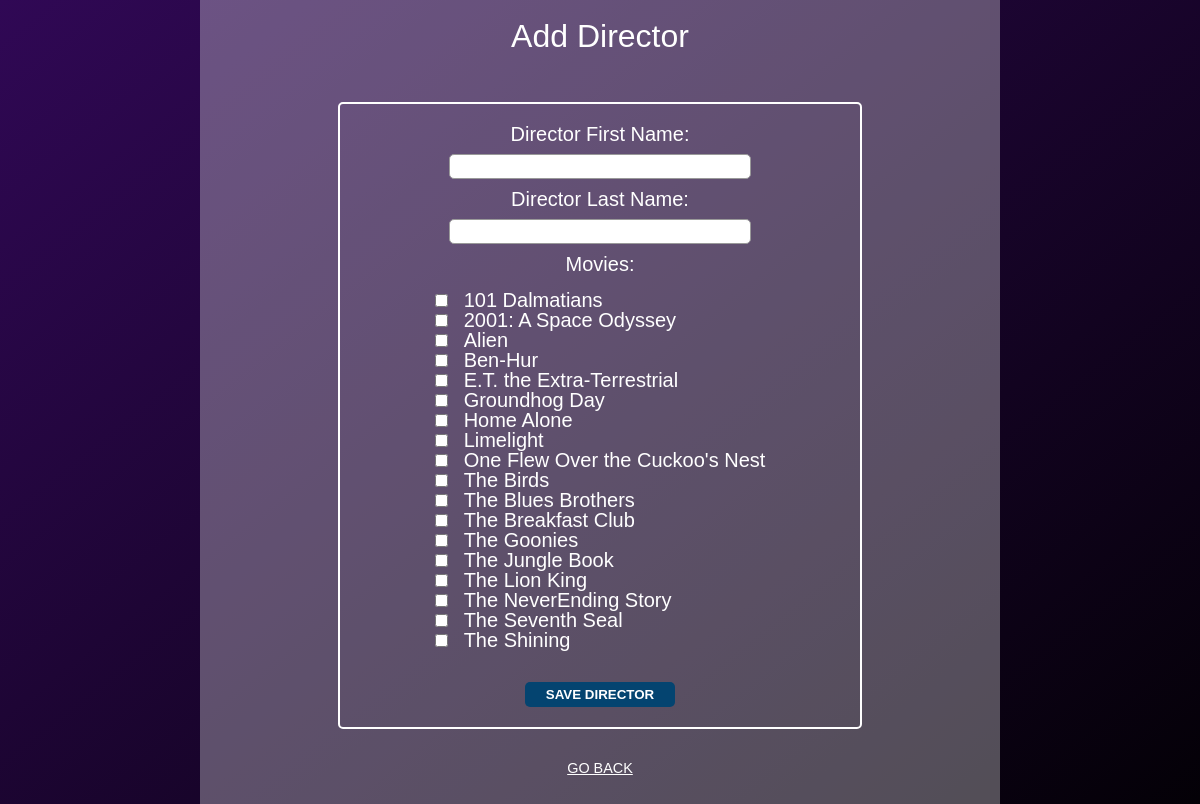
Page /admin/admin_add_director.php on the earlier database version.
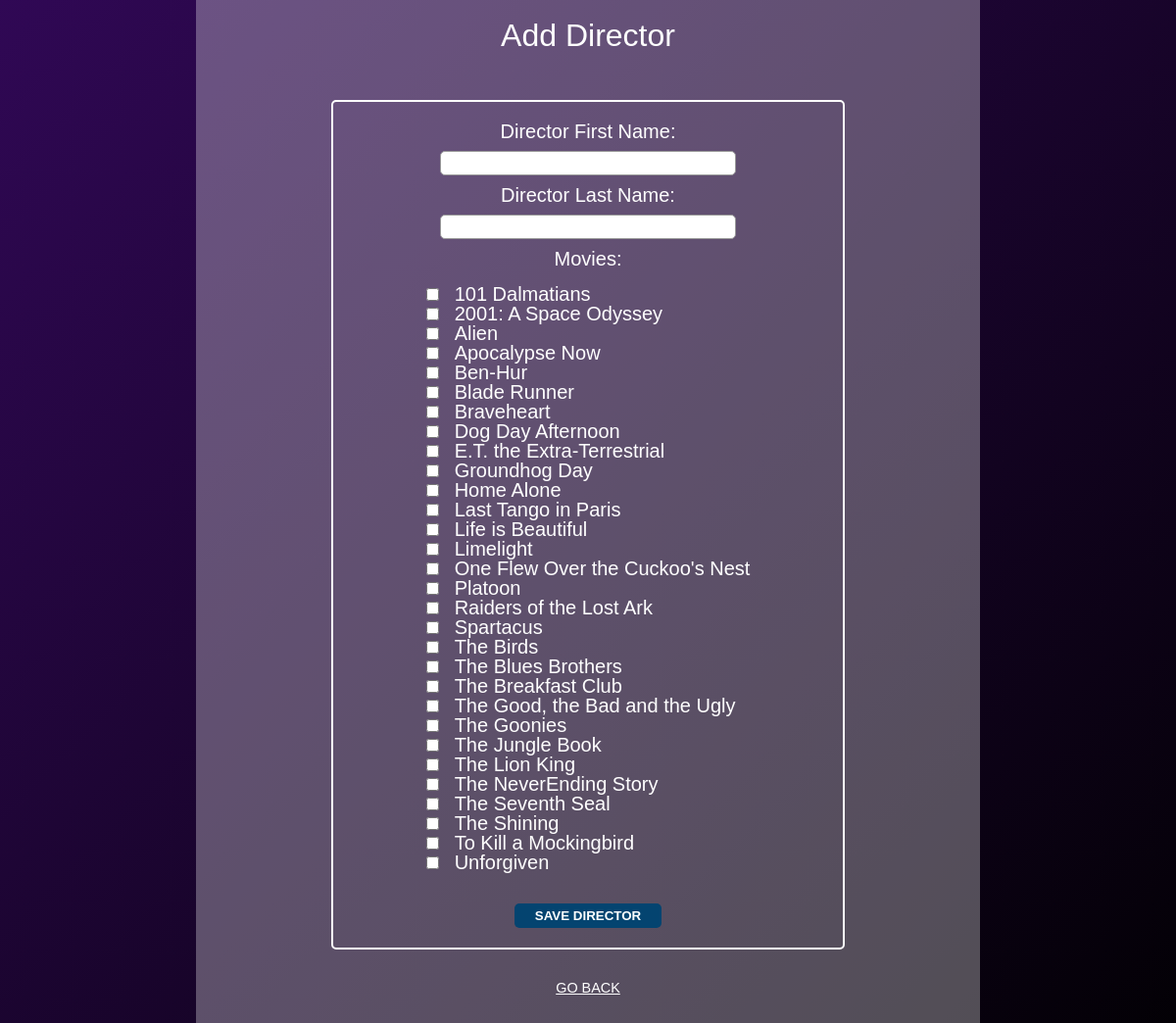
Same page on the later database version.
### tables this page shows
CREATE TABLE `movie` (
  `id` tinyint(3) unsigned NOT NULL AUTO_INCREMENT,
  `title` varchar(200) NOT NULL,
  `year` smallint(3) unsigned DEFAULT NULL,
  `runtime` smallint(3) unsigned DEFAULT NULL,
  `storyline` text DEFAULT NULL,
  `rating` tinyint(4) DEFAULT NULL,
  `review` varchar(10) DEFAULT NULL,
  `cover` varchar(200) DEFAULT 'default.jpg',
  `trailer` varchar(200) DEFAULT NULL,
  `kids` tinyint(4) NOT NULL DEFAULT 0,
  PRIMARY KEY (`id`)
);

### admin/phpscripts/read.php (called while the page is built, shortened)
<?php
	function getAll($tbl, $order) {
		include('connect.php');
		$queryAll = "SELECT * FROM {$tbl} ORDER BY {$order}";
		$runAll = mysqli_query($link, $queryAll);
		if($runAll){
			return $runAll;
		}else{
			$error = "There was a problem accessing this information.";
			return $error;
		}
	}
?>

### admin/admin_add_director.php (the view, shortened to what this page needs)
<?php
  $linkTbl = 'movie';
  $order = 'title';
  $movQuery = getAll($linkTbl, $order);
 ?>
<!DOCTYPE html>
<html lang="en">
<head>
  <link rel="stylesheet" href="css/main.css">
</head>
<body>
  <main id="container" class="create-cont">
    <section class="edit-row">
      <h1 class="title">Add Director</h1>
      <form action="admin_add_director.php" method="post">
        <label for="fname">Director First Name:</label>
        <input type="text" name="fname" value="">
        <label for="lname">Director Last Name:</label>
        <input type="text" name="lname" value="">
        <fieldset class="form-options">
          <legend>Movies:</legend>
          <div>
            <?php
              while($option = mysqli_fetch_array($movQuery)) {
                echo "<input type=\"checkbox\" name=\"movie[]\" value=\"{$option['id']}\">{$option[1]}<br>";
              }
             ?>
          </div>
        </fieldset>
        <input class="button" type="submit" name="submit" value="Save Director">
      </form>
      <a class="back-index movie" href="admin_index.php">Go Back</a>
    </section>
  </main>
</body>
</html>

Differences in the rows shown:
added movie: title "Apocalypse Now"
added movie: title "Blade Runner"
added movie: title "Braveheart"
added movie: title "Dog Day Afternoon"
added movie: title "Last Tango in Paris"
added movie: title "Life is Beautiful"
added movie: title "Platoon"
added movie: title "Raiders of the Lost Ark"
added movie: title "Spartacus"
added movie: title "The Good, the Bad and the Ugly"
added movie: title "To Kill a Mockingbird"
added movie: title "Unforgiven"
